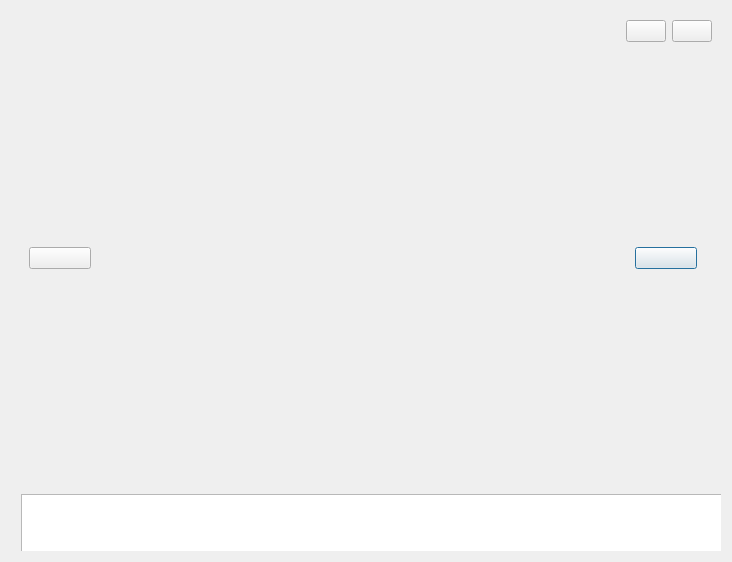
<?xml version="1.0" encoding="UTF-8"?>
<ui version="4.0">
 <class>SlideShowDlg</class>
 <widget class="QDialog" name="SlideShowDlg">
  <property name="geometry">
   <rect>
    <x>0</x>
    <y>0</y>
    <width>732</width>
    <height>562</height>
   </rect>
  </property>
  <property name="windowTitle">
   <string>Dialog</string>
  </property>
  <layout class="QVBoxLayout" name="verticalLayout" stretch="7,1">
   <item>
    <widget class="QWidget" name="sildeShow" native="true">
     <layout class="QGridLayout" name="gridLayout">
      <item row="1" column="2">
       <widget class="QWidget" name="slidenextwid" native="true">
        <property name="minimumSize">
         <size>
          <width>80</width>
          <height>0</height>
         </size>
        </property>
        <property name="maximumSize">
         <size>
          <width>80</width>
          <height>16777215</height>
         </size>
        </property>
        <layout class="QVBoxLayout" name="verticalLayout_3">
         <item>
          <widget class="PicButton" name="slidenextBtn">
           <property name="text">
            <string/>
           </property>
          </widget>
         </item>
        </layout>
       </widget>
      </item>
      <item row="1" column="0">
       <widget class="QWidget" name="slideprewid" native="true">
        <property name="minimumSize">
         <size>
          <width>80</width>
          <height>0</height>
         </size>
        </property>
        <property name="maximumSize">
         <size>
          <width>80</width>
          <height>16777215</height>
         </size>
        </property>
        <layout class="QVBoxLayout" name="verticalLayout_2">
         <item>
          <widget class="PicButton" name="slidepreBtn">
           <property name="text">
            <string/>
           </property>
          </widget>
         </item>
        </layout>
       </widget>
      </item>
      <item row="1" column="1">
       <widget class="PicAnimationWid" name="picAnimation" native="true"/>
      </item>
      <item row="0" column="2">
       <layout class="QHBoxLayout" name="horizontalLayout">
        <item>
         <widget class="PicButton" name="closeBtn">
          <property name="text">
           <string/>
          </property>
         </widget>
        </item>
        <item>
         <widget class="PicStateBtn" name="playBtn">
          <property name="text">
           <string/>
          </property>
         </widget>
        </item>
       </layout>
      </item>
     </layout>
    </widget>
   </item>
   <item>
    <widget class="QWidget" name="preShow" native="true">
     <property name="enabled">
      <bool>true</bool>
     </property>
     <layout class="QGridLayout" name="gridLayout_2">
      <property name="leftMargin">
       <number>0</number>
      </property>
      <property name="topMargin">
       <number>0</number>
      </property>
      <property name="rightMargin">
       <number>0</number>
      </property>
      <property name="bottomMargin">
       <number>0</number>
      </property>
      <property name="horizontalSpacing">
       <number>0</number>
      </property>
      <property name="verticalSpacing">
       <number>5</number>
      </property>
      <item row="0" column="0">
       <widget class="QWidget" name="widget" native="true">
        <widget class="PreListwid" name="preListWidget">
         <property name="geometry">
          <rect>
           <x>10</x>
           <y>10</y>
           <width>16777215</width>
           <height>110</height>
          </rect>
         </property>
         <property name="minimumSize">
          <size>
           <width>0</width>
           <height>110</height>
          </size>
         </property>
         <property name="maximumSize">
          <size>
           <width>16777215</width>
           <height>110</height>
          </size>
         </property>
         <property name="flow">
          <enum>QListView::LeftToRight</enum>
         </property>
        </widget>
       </widget>
      </item>
     </layout>
    </widget>
   </item>
  </layout>
 </widget>
 <customwidgets>
  <customwidget>
   <class>PicButton</class>
   <extends>QPushButton</extends>
   <header location="global">picbutton.h</header>
  </customwidget>
  <customwidget>
   <class>PicStateBtn</class>
   <extends>QPushButton</extends>
   <header location="global">picstatebtn.h</header>
  </customwidget>
  <customwidget>
   <class>PicAnimationWid</class>
   <extends>QWidget</extends>
   <header>picanimationwid.h</header>
   <container>1</container>
  </customwidget>
  <customwidget>
   <class>PreListwid</class>
   <extends>QListView</extends>
   <header location="global">prelistwid.h</header>
  </customwidget>
 </customwidgets>
 <resources/>
 <connections/>
</ui>
